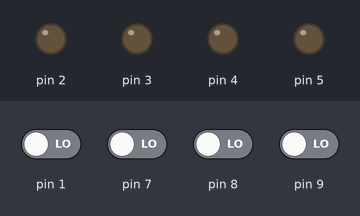
Recording of a sketch running on a simulated Arduino Uno, built with avr-gcc and run on an emulated ATmega328P. On the bench: output pins drawn as LEDs (lit = HIGH). Dashed ring = blinking. Inputs (shaded band) come from the test bench; at power-on: pin 1, pin 7–9 LOW.

Above: at 1.2 s.
1.3 s: pin 1 driven HIGH
At 1.7 s:
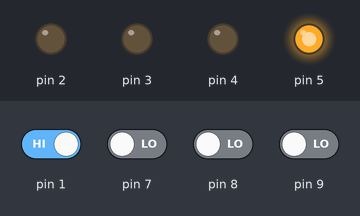
4.3 s: pin 7 driven HIGH
At 6.7 s:
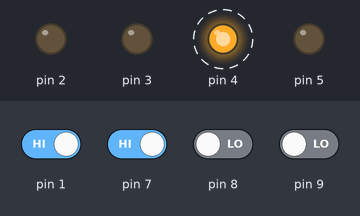
7.3 s: pin 7 driven LOW
At 8.1 s:
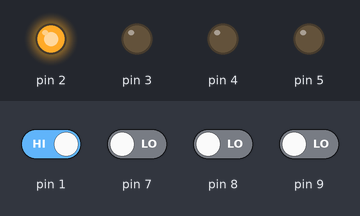
8.8 s: pin 1 driven LOW
At 10.2 s:
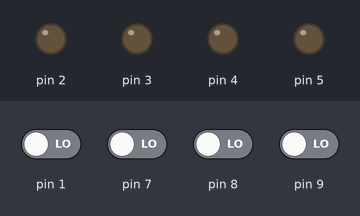
10.8 s: pin 8 driven HIGH
At 12.1 s:
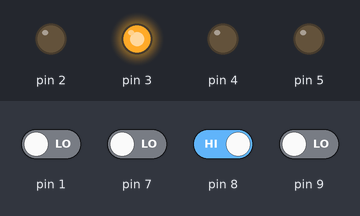
Timing chart, 0 to 14.8 s (numbered marks = the images above; inputs shaded):
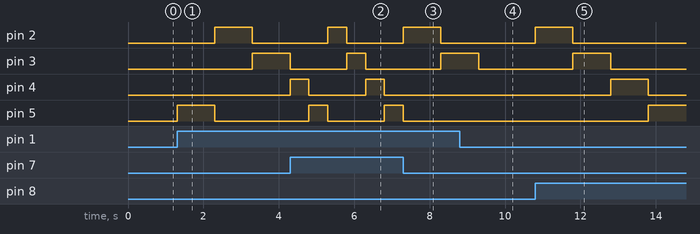

Measured:
- after the input at 1.3 s, pin 2: LOW → HIGH after 1.0 s, → LOW 1.0 s later; pin 3: LOW → HIGH after 2.0 s; pin 5: LOW → HIGH at once, → LOW 1.0 s later
- after the input at 4.3 s, pin 2: LOW → HIGH after 1.0 s instead of 2.0 s
- after the input at 7.3 s, pin 4: stays LOW (without the input it goes to HIGH after 1.0 s)
- after the input at 8.8 s, pin 4: stays LOW (without the input it goes to HIGH after 0.50 s); pin 5: stays LOW (without the input it goes to HIGH after 1.5 s)
- after the input at 10.8 s, pin 2: LOW → HIGH at once, → LOW 1.0 s later; pin 3: LOW → HIGH after 1.0 s, → LOW 1.0 s later; pin 4: LOW → HIGH after 2.0 s, → LOW 1.0 s later; pin 5: LOW → HIGH after 3.0 s
- by itself, pin 4: alternates HIGH for 0.50 s and LOW for 1.5 s

The sketch:

taf1_chenillard_vitessevariable.ino
```cpp
int i, v;
void setup() {
  for (i = 2; i < 6; i++) {
    pinMode(i, OUTPUT);
  }
  pinMode(7, INPUT);
  pinMode(8, INPUT);
  pinMode(9, INPUT);
  pinMode(1, INPUT);
}
void loop() {

  for (i = 2; i < 6; i++) {
    if (digitalRead(7) == HIGH) {
      v = 500;
    }
    else if (digitalRead(8) == HIGH) {
      v = 1000;
    }
     else if (digitalRead(9) == HIGH) {
      v = 1000;
    }
     else if (digitalRead(1) == HIGH) {
      v = 1000;
    }
    else{
      v=0;
    }
    if(v!=0){
    digitalWrite(i, HIGH);
    delay(v);
    digitalWrite(i, LOW);
  }
  else{
    digitalWrite(i,LOW);
  }
  }


}
```
